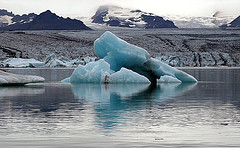
#> input picture data/images/0009_234272790.jpg, 240 x 148 px; its folder holds 4 pictures in this run
$ python compare.py   (Python 2 division)
#> lines starting #> are read from the running program, lines starting #| are printed output that depends on the picture
import os
import cv2
import numpy as np
import matplotlib.pyplot as plt
import cPickle as pickle
from scipy.spatial.distance import cdist as cDist

query_dataset = "data/queries"
data_dataset = "data/images"

class Extract_Feature:
	def __init__(self):
		self.dataDataset = []
		for data in os.listdir(data_dataset):
			if(data[0]=='.'):
				continue
			datafilename = data_dataset + '/' + data
			data_cv2 = cv2.imread(datafilename)
#> data_cv2 is the input picture: shape (148, 240, 3); mean B, G, R 145, 138.1, 129.4
			data_cv2 = cv2.resize(data_cv2, (240,160))
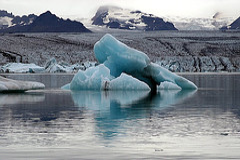
#> data_cv2: shape (160, 240, 3); mean B, G, R 145, 138, 129.3
			self.dataDataset.append([str(data), data_cv2])
			# (data_filename, data_cv2_object)
		# self.dataDataset = np.array(self.dataDataset)

	# [21 lines left out: functions extract_kaze, extract_histogram, not called in this run]

	def save(self, features_pck = "features.pck"):
		with open(features_pck, 'w') as fp:
			pickle.dump(self.extractedFeatures, fp)

class Compare_Image:

	# [56 lines left out: functions __init__, get_ground_truth, cosine_similarity, histogram_similarity, compare_ground_truth, not called in this run]


extract_feature = Extract_Feature()

print "Extraction Kaze"
# extract_feature.extract_kaze()
# extract_feature.save("kaze_features.pck")

print "Extraction Hist"
# extract_feature.extract_histogram()
# extract_feature.save("hist_features.pck")

print "Extraction Complete"


#> (the run stopped early here; a loop or call above may not have finished)
